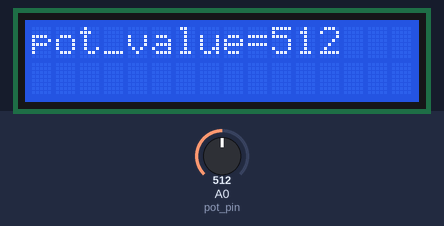
Simulated run of this sketch. Board: Arduino Uno, built with avr-gcc and run on an emulated ATmega328P. On the bench: 16×2 character LCD. Inputs (shaded band) come from the test bench; at power-on: A0 (pot_pin) = 512.

Above: at 1.2 s.
1.3 s: A0 (pot_pin) set to 716
At 1.8 s:
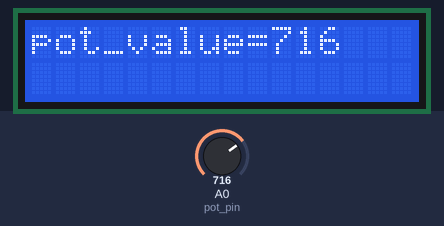
2.8 s: A0 (pot_pin) set to 900
At 4.1 s:
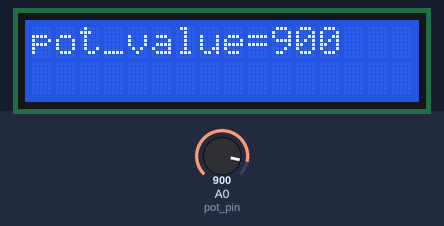
5.8 s: A0 (pot_pin) set to 1023
At 7.3 s:
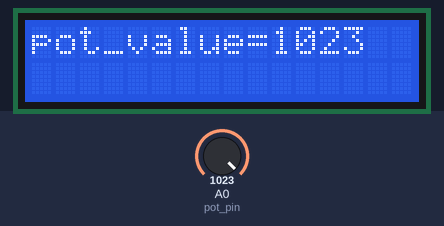
Timing chart, 0 to 8.8 s (numbered marks = the images above; inputs shaded):
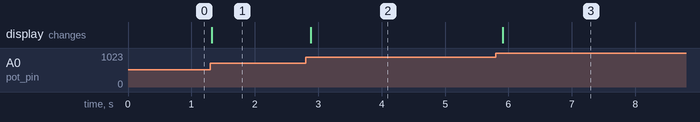

The sketch:

LCD_And_Potentiometer.ino
```cpp
#include <LiquidCrystal.h>

int rs=12;
int en=11;
int d4=5;
int d5 =4;
int d6=3;
int d7=2;
LiquidCrystal lcd(rs,en,d4,d5,d6,d7);

int pot_pin = A0;
int pot_value ;

void setup() {
  // put your setup code here, to run once:
lcd.begin(16,2);

}

void loop() {
  // put your main code here, to run repeatedly:

  pot_value = analogRead(pot_pin);
  lcd.clear();
  lcd.setCursor(0,0);
  lcd.print("pot_value=");
  lcd.print(pot_value);
  delay(100);


}
```

Measured:
- after the input at 1.3 s, the display: changes at once (image 1)
- after the input at 2.8 s, the display: changes after 0.08 s (image 2)
- after the input at 5.8 s, the display: changes after 0.11 s (image 3)
